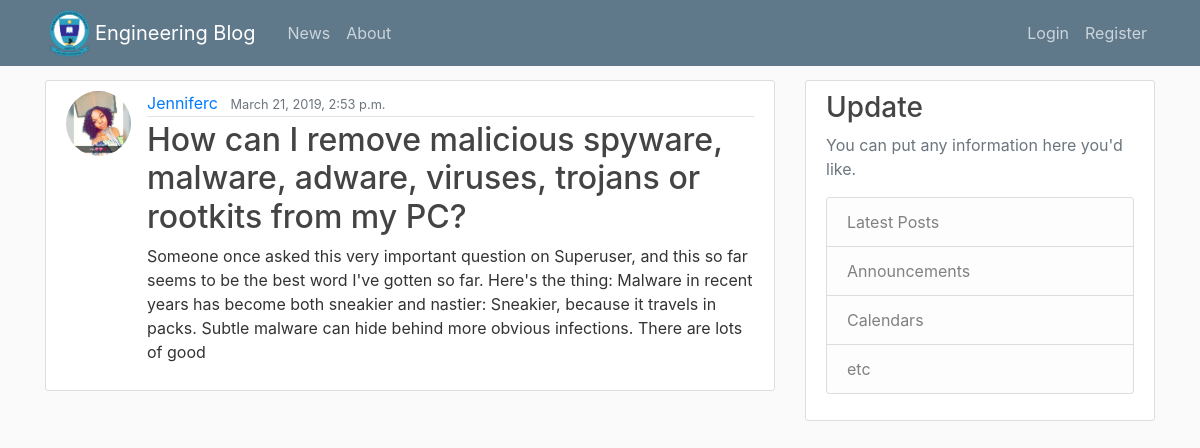
Screenshot of /post/15/ with the database file from the repository.
### pages/models.py (models this page shows, shortened)
class Post(models.Model):
    tittle = models.CharField(max_length=100)
    content = models.TextField()
    date_posted = models.DateTimeField(auto_now_add=True)
    author = models.ForeignKey(User, on_delete=models.CASCADE)

### users/models.py (models this page shows)
class Profile(models.Model):
    user =  models.OneToOneField(User, on_delete = models.CASCADE)
    image = models.ImageField(default='default.jpg', upload_to = 'profile_pics')

### pages/views.py (the view)
# urls.py: path('post/<int:pk>/', PostDetailView.as_view(), name="post-detail"),
class PostDetailView(DetailView):
     model = Post

### pages/Templates/pages/post_detail.html (shortened to what this page needs)
{% extends "base.html"%}
{% block content %}
           <article class="media content-section">
             <img class="rounded-circle article-img" src="{{object.author.profile.image.url}}">
               <div class="media-body">
                 <div class="article-metadata">
                   <a class="mr-2" href="{% url 'user-posts' object.author.username %}">{{ object.author }}</a>
                   <small class="text-muted">{{ object.date_posted }}</small>
                  </div>
                 <h2 class="article-title" >{{ object.tittle }}</h2>
                <p class="article-content">{{ object.content }}</p>
               </div>
           </article>
{% endblock content %}

### pages/Templates/base.html (style rules this page uses)
body { background: #fafafa; color: #333333; margin-top: 5rem; }
h1, h2, h3, h4, h5, h6 { color: #444444; }
.content-section { background: #ffffff; padding: 10px 20px; border: 1px solid #dddddd; border-radius: 3px; margin-bottom: 20px; }
.article-title { color: #444444; }
.article-content { white-space: pre-line; }
.article-img { height: 65px; width: 65px; margin-right: 16px; }
.article-metadata { padding-bottom: 1px; margin-bottom: 4px; border-bottom: 1px solid #e3e3e3 }

### rows the page displays
Post: author.profile.image (picture), author "Jenniferc", date_posted "March 21, 2019, 2:53 p.m.", tittle "How can I remove malicious spyware, malware, adware, viruses, trojans or rootkits from my PC?", content "Someone once asked this very important question on Superuser, and this so far seems to be the best word I've gotten so far. Here's the thing: Malware in recent years has become both sneakier and nastier: Sneakier, because it travels in packs. Subtle malware can hide behind more obvious infections. There are lots of good"
